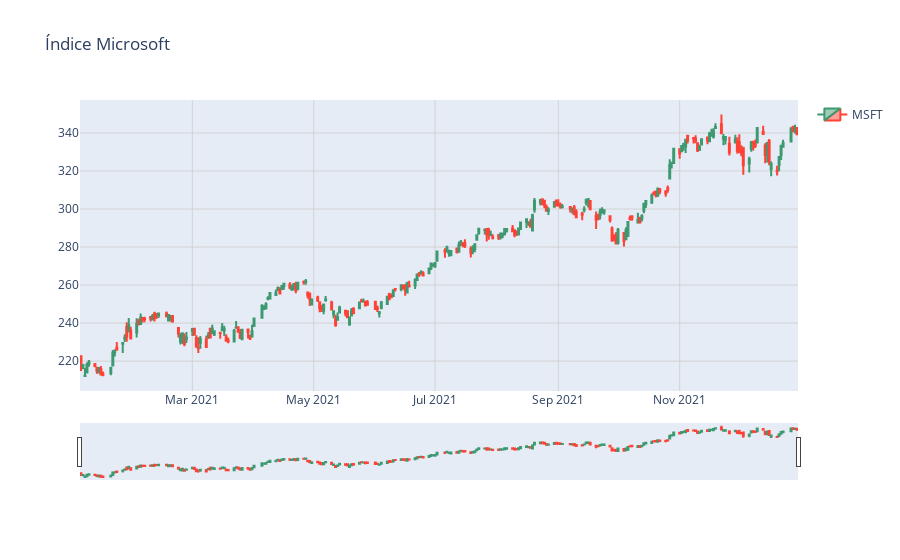

Write notebook code for a chart like this one.
### Code cell
grafico = graph_objects.Figure(
    data=[graph],
    layout_title="Índice Microsoft",
    # layout=layout
)
grafico.update_xaxes(showgrid=True, gridwidth=1, gridcolor='LightGrey')
grafico.update_yaxes(showgrid=True, gridwidth=1, gridcolor='LightGrey')

grafico

### Figure 1 — Plotly figure (JSON) as saved in the notebook; plotly's stock layout.template omitted (floating-point values rounded to 4 significant figures; data arrays with more than 128 entries replaced by an {"elided": "..."} marker saying what was removed)
{"data": [{"close": {"elided": "251 float values"}, "high": {"elided": "251 float values"}, "low": {"elided": "251 float values"}, "name": "MSFT", "open": {"elided": "251 float values"}, "showlegend": true, "type": "candlestick", "x": {"elided": "251 str values"}}], "layout": {"title": {"text": "Índice Microsoft"}, "xaxis": {"gridcolor": "LightGrey", "gridwidth": 1, "showgrid": true}, "yaxis": {"gridcolor": "LightGrey", "gridwidth": 1, "showgrid": true}}}
